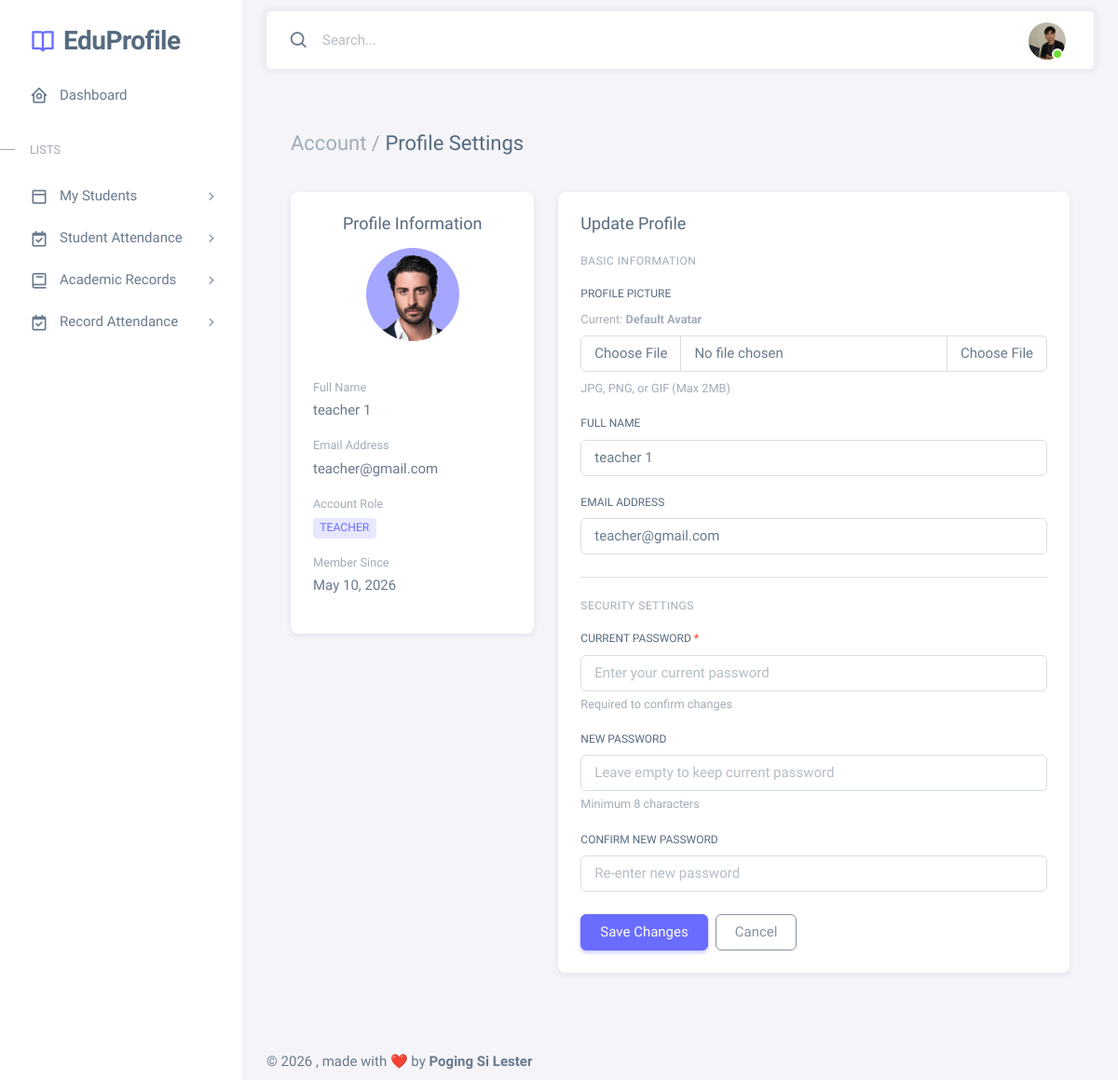
The page /resources/views/teacher/settings.php (signed in) on the database its author committed.
### tables this page shows
CREATE TABLE `users` (
  `id` int(11) NOT NULL,
  `full_name` varchar(50) NOT NULL,
  `email` varchar(50) NOT NULL,
  `password` varchar(255) NOT NULL,
  `role` varchar(20) DEFAULT NULL,
  `profile_picture` varchar(255) DEFAULT NULL,
  `created_at` date NOT NULL DEFAULT current_timestamp(),
  `updated_at` date NOT NULL
);

### app/models/Model.php (called while the page is built, shortened)
<?php
    class Model{
        public function __construct($con){
            $this->con = $con;
        }
    }
?>

### app/models/UpdateProfileModel.php (called while the page is built, shortened)
<?php
require_once __DIR__ . '/Model.php';
    class UpdateProfileModel extends Model {
        protected $users = 'users';
        public function getUserById($id) {
            try {
                $sql = "SELECT id, full_name, email, role, profile_picture, created_at FROM {$this->users} WHERE id = ? LIMIT 1";
                $stmt = $this->con->prepare($sql);
                $stmt->bind_param("i", $id);
                $stmt->execute();
                $result = $stmt->get_result();
                return $result->fetch_assoc();
            } catch (Exception $e) {
                error_log("Error fetching user by id: " . $e->getMessage());
                return false;
            }
        }
    }
?>

### resources/views/teacher/settings.php (the view, shortened to what this page needs)
<?php
require_once __DIR__ . '/../../../app/models/UpdateProfileModel.php';
require_once __DIR__ . '/../../../database/config/config.php';
$updateProfileModel = new UpdateProfileModel($con);
$userProfile = $updateProfileModel->getUserById($_SESSION['id']);
$memberSince = (is_array($userProfile) && !empty($userProfile['created_at'])) ? date('M d, Y', strtotime($userProfile['created_at'])) : 'Unknown';
?>
<!DOCTYPE html>
<html
  lang="en"
  class="light-style layout-menu-fixed"
  dir="ltr"
  data-theme="theme-default"
  data-assets-path="../../../public/assets/"
  data-template="vertical-menu-template-free"
>
<head>
    <link rel="stylesheet" href="../../../public/assets/vendor/fonts/boxicons.css" />
    <link rel="stylesheet" href="../../../public/assets/vendor/css/core.css" class="template-customizer-core-css" />
    <link rel="stylesheet" href="../../../public/assets/vendor/css/theme-default.css" class="template-customizer-theme-css" />
    <link rel="stylesheet" href="../../../public/assets/css/demo.css" />
    <link rel="stylesheet" href="../../../../public/assets/vendor/libs/perfect-scrollbar/perfect-scrollbar.css" />
    <link rel="stylesheet" href="../../../public/assets/vendor/libs/apex-charts/apex-charts.css" />
</head>
<body>
    <?php require_once __DIR__ . '/partials/sidebar.php'; ?>
    <?php require_once __DIR__ . '/partials/topbar.php'; ?>
    <div class="container-xxl flex-grow-1 container-p-y">
        <h4 class="py-3 mb-4"><span class="text-muted fw-light">Account /</span> Profile Settings</h4>
        <div class="row">
            <div class="col-md-4 mb-4">
                <div class="card">
                    <div class="card-body text-center">
                        <h5 class="card-title mb-3">Profile Information</h5>
                        <?php
                        $profilePic = $userProfile['profile_picture'] ?? null;
                        $defaultProfilePic = '../../../public/assets/img/avatars/1.png';
                        if ($profilePic) {
                            if (strpos($profilePic, '/') !== false) {
                                $fullPath = $profilePic;
                            } else {
                                $fullPath = 'storage/profiles/' . $profilePic;
                            }
                            $fullServerPath = __DIR__ . '/../../../' . $fullPath;
                            if (file_exists($fullServerPath)) {
                                $profilePic = '../../../' . $fullPath;
                            } else {
                                $profilePic = $defaultProfilePic;
                            }
                        } else {
                            $profilePic = $defaultProfilePic;
                        }
                        ?>
                        <img src="<?php echo htmlspecialchars($profilePic); ?>" alt="Profile Picture"
                             class="rounded-circle mb-3" width="100" height="100" style="object-fit: cover;">
                        <div class="text-start mt-4">
                            <div class="mb-3">
                                <label class="d-block text-muted small mb-1">Full Name</label>
                                <p class="mb-0 fw-medium"><?php echo htmlspecialchars(is_array($userProfile) ? ($userProfile['full_name'] ?? 'N/A') : 'N/A'); ?></p>
                            </div>
                            <div class="mb-3">
                                <label class="d-block text-muted small mb-1">Email Address</label>
                                <p class="mb-0 fw-medium"><?php echo htmlspecialchars(is_array($userProfile) ? ($userProfile['email'] ?? 'N/A') : 'N/A'); ?></p>
                            </div>
                            <div class="mb-3">
                                <label class="d-block text-muted small mb-1">Account Role</label>
                                <div>
                                    <span class="badge bg-label-primary">
                                        <?php echo ucfirst(htmlspecialchars(is_array($userProfile) ? ($userProfile['role'] ?? 'N/A') : 'N/A')); ?>
                                    </span>
                                </div>
                            </div>
                            <div class="mb-3">
                                <label class="d-block text-muted small mb-1">Member Since</label>
                                <p class="mb-0 fw-medium"><?php echo htmlspecialchars($memberSince); ?></p>
                            </div>
                        </div>
                    </div>
                </div>
            </div>
            <div class="col-md-8 mb-4">
                <div class="card">
                    <div class="card-body">
                        <h5 class="card-title mb-4">Update Profile</h5>
                        <form action="../../../app/controllers/UpdateProfile.php" method="POST" enctype="multipart/form-data">
                            <div class="mb-4">
                                <h6 class="text-uppercase text-muted mb-3" style="font-size: 0.75rem; letter-spacing: 0.5px;">Basic Information</h6>
                                <div class="mb-3">
                                    <label for="profilePic" class="form-label">Profile Picture</label>
                                    <div class="mb-2">
                                        <small class="text-muted d-block">
                                            Current: <strong><?php echo htmlspecialchars($userProfile['profile_picture'] ?? 'Default Avatar'); ?></strong>
                                        </small>
                                    </div>
                                    <div class="input-group">
                                        <input type="file" class="form-control" id="profilePic" name="profile_pic"
                                               accept=".jpg,.jpeg,.png,.gif" onchange="previewImage(event)">
                                        <label class="input-group-text">Choose File</label>
                                    </div>
                                    <small class="text-muted d-block mt-2">JPG, PNG, or GIF (Max 2MB)</small>
                                </div>
                                <div class="mb-3">
                                    <label for="fullName" class="form-label">Full Name</label>
                                    <input type="text" class="form-control" id="fullName" name="full_name"
                                           value="<?php echo htmlspecialchars(is_array($userProfile) ? ($userProfile['full_name'] ?? '') : ''); ?>" required>
                                </div>
                                <div class="mb-3">
                                    <label for="email" class="form-label">Email Address</label>
                                    <input type="email" class="form-control" id="email" name="email"
                                           value="<?php echo htmlspecialchars(is_array($userProfile) ? ($userProfile['email'] ?? '') : ''); ?>" required>
                                </div>
                            </div>
                            <hr class="my-4">
                            <div class="mb-4">
                                <h6 class="text-uppercase text-muted mb-3" style="font-size: 0.75rem; letter-spacing: 0.5px;">Security Settings</h6>
                                <div class="mb-3">
                                    <label for="currentPassword" class="form-label">
                                        Current Password
                                        <span class="text-danger">*</span>
                                    </label>
                                    <input type="password" class="form-control" id="currentPassword" name="current_password"
                                           placeholder="Enter your current password" required>
                                    <small class="text-muted d-block mt-1">Required to confirm changes</small>
                                </div>
                                <div class="mb-3">
                                    <label for="newPassword" class="form-label">New Password</label>
                                    <input type="password" class="form-control" id="newPassword" name="new_password"
                                           placeholder="Leave empty to keep current password">
                                    <small class="text-muted d-block mt-1">Minimum 8 characters</small>
                                </div>
                                <div class="mb-3">
                                    <label for="confirmPassword" class="form-label">Confirm New Password</label>
                                    <input type="password" class="form-control" id="confirmPassword" name="confirm_password"
                                           placeholder="Re-enter new password">
                                </div>
                            </div>
                            <div class="d-flex gap-2">
                                <button type="submit" class="btn btn-primary">Save Changes</button>
                                <a href="dashboard.php" class="btn btn-outline-secondary">Cancel</a>
                            </div>
                        </form>
                    </div>
                </div>
            </div>
        </div>
    </div>
    <?php require_once __DIR__ . '/partials/footer.php'; ?>
</body>
</html>

### rows shown on the page
users: full_name "teacher 1", email "teacher@gmail.com", role "TEACHER", created_at "May 10, 2026", profile_picture "Default Avatar"
